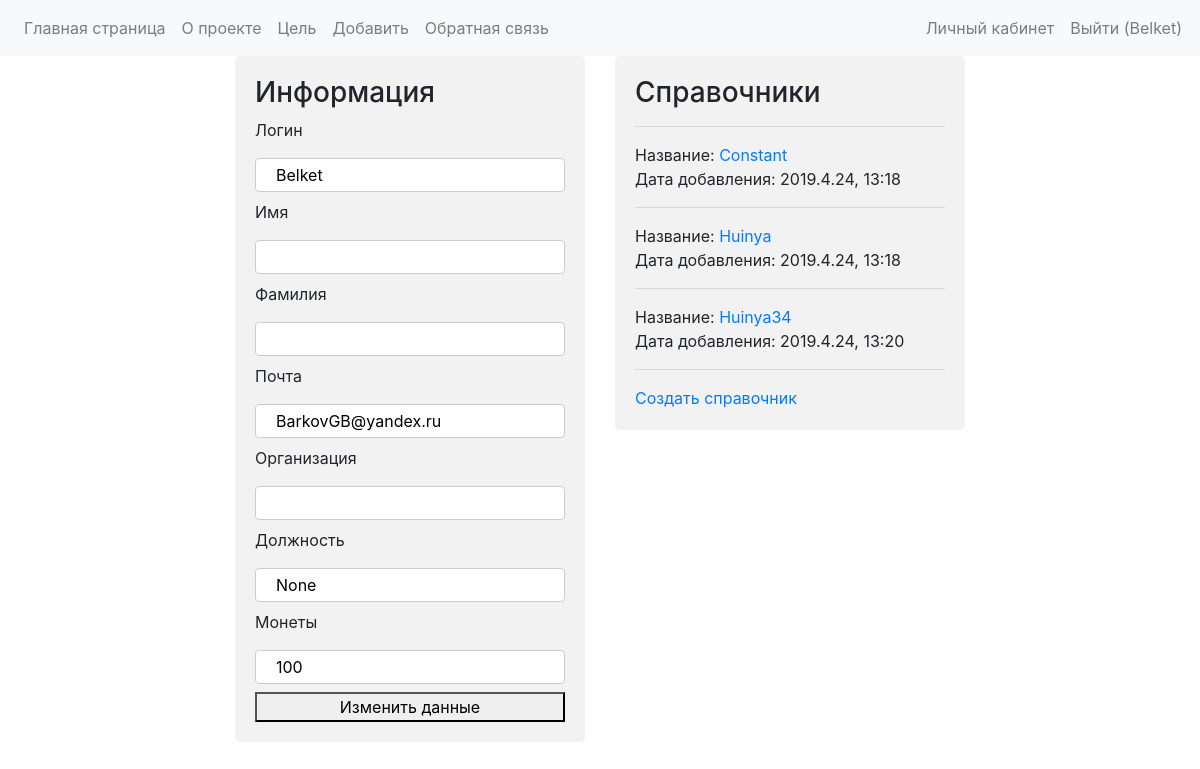
Before: /personal_account/ (signed in) with the older database file.
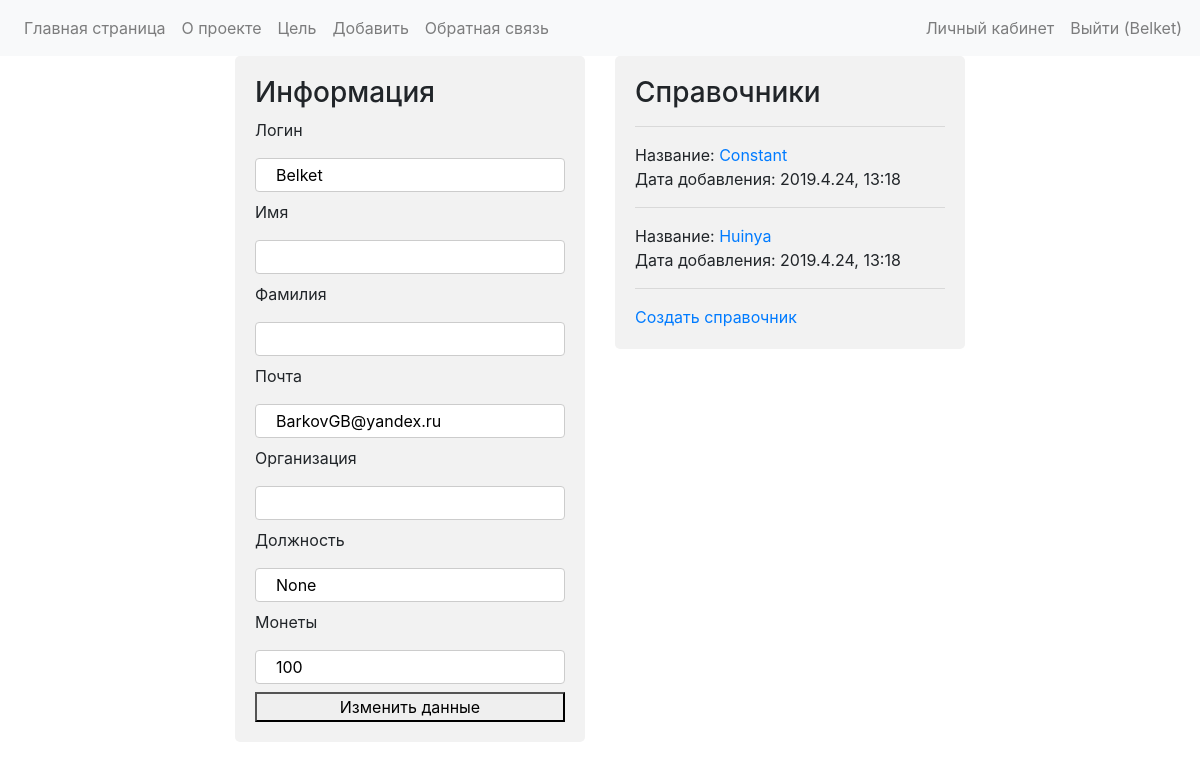
After: the same page with the newer database file.
### HandBook/models.py (models this page shows, shortened)
class HandBook(models.Model):
    class Meta:
        verbose_name = "Handbook"
        verbose_name_plural = "Handbooks"
    user = models.ForeignKey(User, on_delete=models.CASCADE)
    handbook_name = models.CharField(max_length=30, default="user_handbook")
    elements = models.CharField(max_length=10000, default="", blank=True)
    date_of_adding = models.CharField(max_length=30, default=set_time())

### PersonalAccount/views.py (the view)
# urls.py: path('personal_account/', personal_account_views.show_account),
def show_account(request):
    user = auth.get_user(request)
    handbooks = HandBook.objects.filter(user=user)
    return render_to_response('personalAccountExtension.html', {"user": user, "username": user.username, "handbooks":handbooks})

### PersonalAccount/templates/personalAccountExtension.html (shortened to what this page needs)
{% extends 'personalAccount.html' %}
{% block PERSONAL_DATA %}
    <div type="fields">
        <h3> Информация </h3>
        <label for="login">Логин</label>
        <input type="text" id="login" name="login" value="{{ user.username }}" readonly>
        <label for="name">Имя</label>
        <input type="text" id="name" name="name" value="{{ user.first_name }}" readonly>
        <label for="surname">Фамилия</label>
        <input type="text" id="login" name="surname" value="{{ user.last_name }}" readonly>
        <label for="email">Почта</label>
        <input type="text" id="email" name="email" value="{{ user.email }}" readonly>
        <label for="email">Организация</label>
        <input type="text" id="organisation" name="organisation" value="{{ user.profile.organisation }}" readonly>
        <label for="email">Должность</label>
        <input type="text" id="position" name="position" value="{{ user.profile.position }}" readonly>
        <label for="email">Монеты</label>
        <input type="text" id="coins" name="coins" value="{{ user.profile.coins }}" readonly>
        <a href="/personal_account/changeData/"><button class="col-sm-12" type="button"> Изменить данные </button></a>
    </div>
{% endblock %}
{% block HANDBOOKS %}
    <div type="fields">
        <h3> Справочники </h3>
        <hr>
        <div id="created_handbooks">
            {% for handbook in handbooks %}
                <div>
                    Название: <a href="/created_handbook/?handbook={{ handbook.id }}">{{ handbook.handbook_name }}</a><br>
                    Дата добавления: {{ handbook.date_of_adding }}
                </div>
                <hr>
            {% endfor %}
        </div>
        <a href="/creating_handbook/"> Создать справочник </a>
    </div>
{% endblock %}
{% block MENU %}
    <nav class="navbar navbar-expand-lg navbar-light bg-light">
      <div class="collapse navbar-collapse" id="navbarNavDropdown">
        <ul class="navbar-nav">
            <li class="nav-item">
                    <a class="nav-link" href="/home/"> Главная страница </a>
            </li>
            <li class="nav-item">
                    <a class="nav-link" href="#about_project"> О проекте </a>
            </li>
            <li class="nav-item">
                    <a class="nav-link" href="#aim"> Цель </a>
            </li>
            <li class="nav-item">
                    <a class="nav-link" href="/offer_element/"> Добавить </a>
            </li>
            {% if username %}
                <li class="nav-item">
                    <a class="nav-link" href="/contact/"> Обратная связь </a>
                </li>
                <div class="form-row auth_pare">
                    <li class="nav-item">
                        <a class="nav-link" href="/personal_account/"> Личный кабинет </a>
                    </li>
                    <li class="nav-item">
                        <a class="nav-link" href="/auth/logout/">Выйти ({{ username }})<span class="sr-only">(current)</span></a>
                    </li>
                </div>
            {% endif %}
        </ul>
      </div>
    </nav>
{% endblock %}

Changed rows visible on the page:
removed HandBook: handbook_name "Huinya34", date_of_adding "2019.4.24, 13:20"
